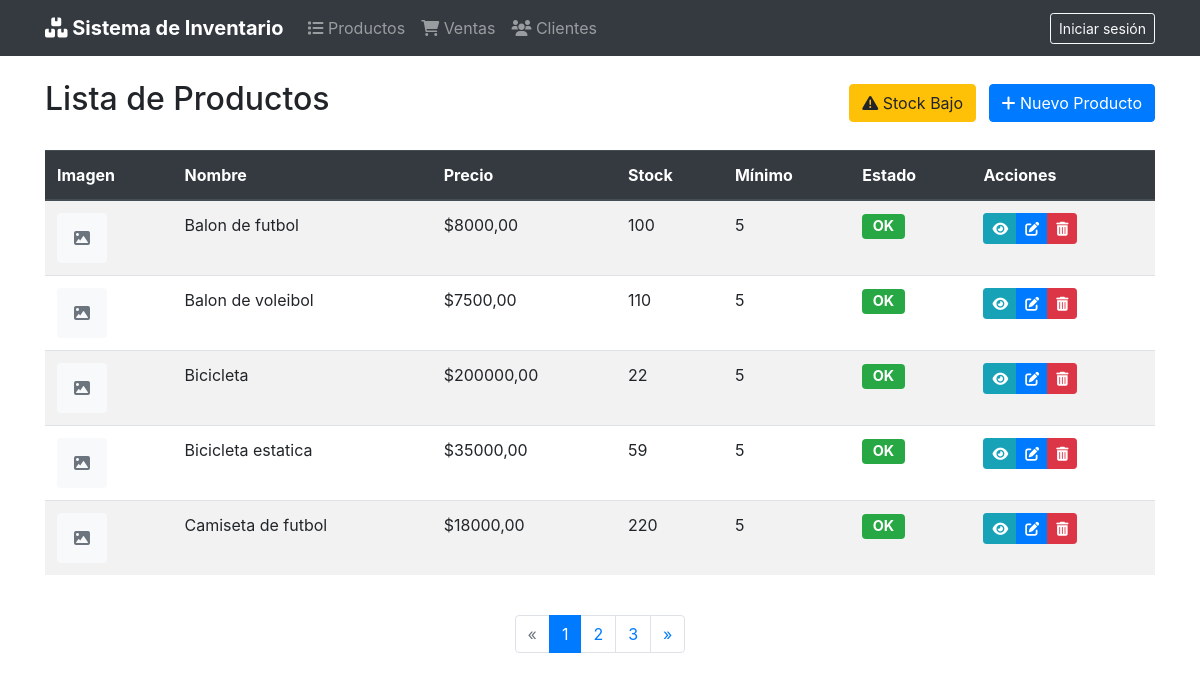
The page / on the database its author committed.
### productos/models.py (models this page shows, shortened)
class Producto(models.Model):
    nombre = models.CharField("Nombre", max_length=50)
    descripcion = models.CharField("Descripcion", max_length=200)
    precio_unitario = models.DecimalField("Precio", max_digits=10, decimal_places=2)
    sku = models.CharField("sku", max_length=20, unique=True)
    stock = models.IntegerField(default=0)
    stock_minimo = models.IntegerField(default=5, verbose_name="Stock Minimo")
    imagen = models.ImageField(
        "Imagen",
        upload_to=get_image_path,
        validators=[validate_image_size],
        blank=True,
        null=True,
        help_text="Formatos permitidos: jpg, png, gif. Tamaño maximo: 5MB"
    )
    fecha_creacion = models.DateTimeField("Fecha de creacion", auto_now_add=True)
    fecha_actualizacion = models.DateTimeField("Fecha de creacion", auto_now=True)
    class Meta:
        verbose_name = 'Producto'
        verbose_name_plural = 'Productos'
        ordering = ['nombre']
    @property
    def necesita_reposicion(self):
        return self.stock < self.stock_minimo

### productos/views.py (the view)
# urls.py: path('', views.ProductoListView.as_view(), name='producto_list'),
class ProductoListView(ListView):
    model = Producto
    template_name = "producto/producto_list.html"
    context_object_name = "productos"
    paginate_by = 5
    def get_queryset(self):
        queryset = super().get_queryset()
        stock_bajo = self.request.GET.get('stock_bajo')
        if stock_bajo:
            queryset = queryset.filter(stock__lt=F("stock_minimo"))
        return queryset.order_by("nombre")
    def get_context_data(self, **kwargs):
        context = super().get_context_data(**kwargs)
        context["stock_bajo"] = self.request.GET.get("stock_bajo")
        return context
    def get(self, request, *args, **kwargs):
        response = super().get(request, *args, **kwargs)
        if not self.get_queryset().exists():
            messages.info(request, "No hay productos disponibles.")
        return response

### templates/productos/producto_list.html (shortened to what this page needs)
{% extends 'productos/base.html' %}
{% load bootstrap4 %}
{% block header %}Lista de Productos{% endblock %}
{% block extra_buttons %}
<div>
    <a href="{% url 'productos:stock_bajo_list' %}" class="btn btn-warning mr-2">
        <i class="fas fa-exclamation-triangle"></i> Stock Bajo
    </a>
    <a href="{% url 'productos:producto_create' %}" class="btn btn-primary">
        <i class="fas fa-plus"></i> Nuevo Producto
    </a>
</div>
{% endblock %}
{% block content %}
{% if productos %}
<div class="table-responsive">
    <table class="table table-striped table-hover">
        <thead class="thead-dark">
            <tr>
                <th>Imagen</th>
                <th>Nombre</th>
                <th>Precio</th>
                <th>Stock</th>
                <th>Mínimo</th>
                <th>Estado</th>
                <th>Acciones</th>
            </tr>
        </thead>
        <tbody>
            {% for producto in productos %}
            <tr class="{% if producto.necesita_reposicion %}table-warning{% endif %}">
                <td>
                    {% if producto.imagen %}
                        <img src="{{ producto.imagen.url }}" alt="{{ producto.nombre }}" class="product-img rounded">
                    {% else %}
                        <div class="product-img bg-light d-flex align-items-center justify-content-center rounded">
                            <i class="fas fa-image text-muted"></i>
                        </div>
                    {% endif %}
                </td>
                <td>{{ producto.nombre }}</td>
                <td>${{ producto.precio_unitario }}</td>
                <td>
                    {{ producto.stock }}
                </td>
                <td>{{ producto.stock_minimo }}</td>
                <td>
                    {% if producto.necesita_reposicion %}
                        <span class="badge badge-warning badge-lg">Bajo</span>
                    {% else %}
                        <span class="badge badge-success badge-lg">OK</span>
                    {% endif %}
                </td>
                <td>
                    <div class="btn-group btn-group-sm">
                        <a href="{% url 'productos:producto_detail' producto.pk %}" class="btn btn-info" title="Ver detalle">
                            <i class="fas fa-eye"></i>
                        </a>
                        <a href="{% url 'productos:producto_form' producto.pk %}" class="btn btn-primary" title="Editar">
                            <i class="fas fa-edit"></i>
                        </a>
                        <a href="{% url 'productos:producto_confirm_delete' producto.pk %}" class="btn btn-danger" title ="Eliminar">
                            <i class="fas fa-trash-alt"></i>
                        </a>
                    </div>
                </td>
            </tr>
            {% endfor %}
        </tbody>
    </table>
</div>
{% else %}
<div class="alert alert-info">
    <i class="fas fa-info-circle"></i> No hay productos registrados.
</div>
{% endif %}
{% include 'paginator.html' %}
{% endblock content %}

### templates/productos/base.html (style rules this page uses)
.table-responsive { overflow-x: auto; }
.product-img { width: 50px; height: 50px; object-fit: cover; }
.badge-lg { font-size: 0.9rem; padding: 0.35rem 0.65rem; }

### rows shown on the page
Producto: nombre "Balon de futbol", precio_unitario "8000,00", stock "100", stock_minimo "5", shows "OK"
Producto: nombre "Balon de voleibol", precio_unitario "7500,00", stock "110", stock_minimo "5", shows "OK"
Producto: nombre "Bicicleta", precio_unitario "200000,00", stock "22", stock_minimo "5", shows "OK"
Producto: nombre "Bicicleta estatica", precio_unitario "35000,00", stock "59", stock_minimo "5", shows "OK"
Producto: nombre "Camiseta de futbol", precio_unitario "18000,00", stock "220", stock_minimo "5", shows "OK"

### other values the page prints
{{ num }} "1"
{{ num }} "2" "3"
